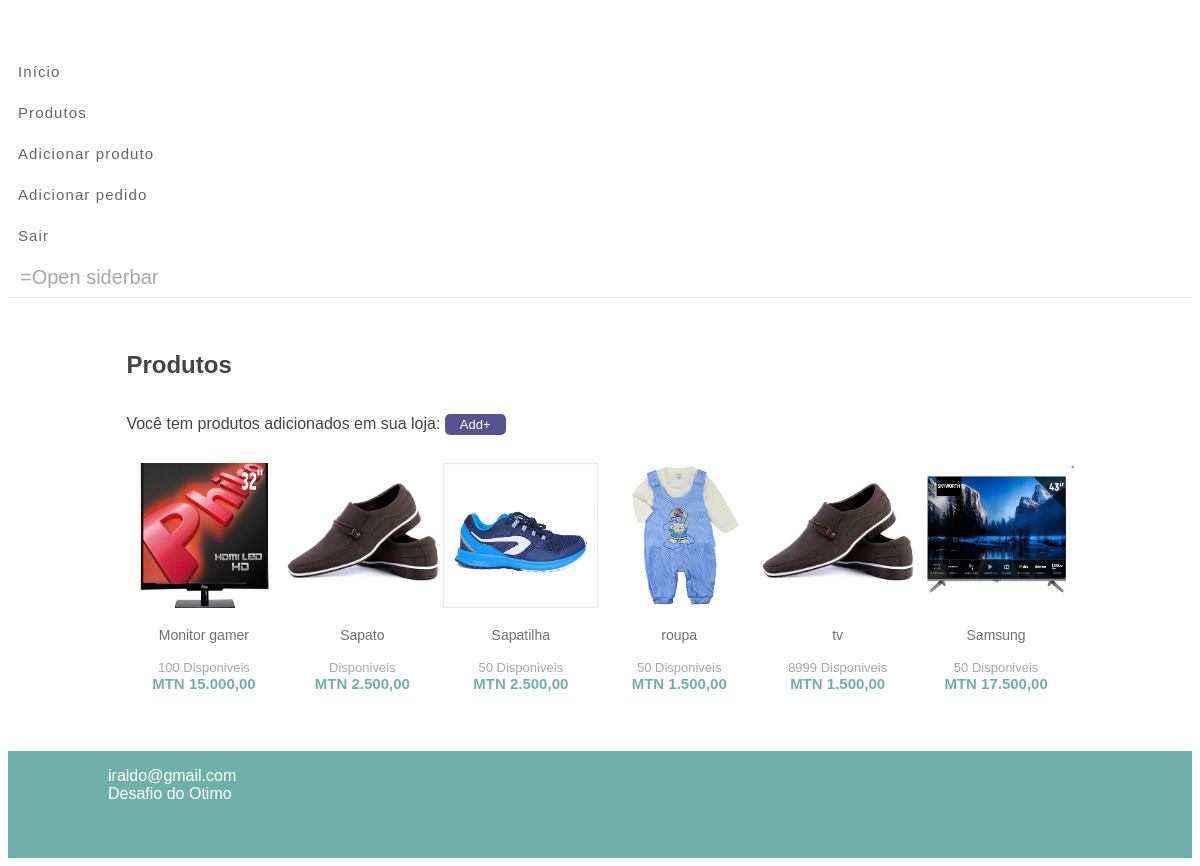
Screenshot of /view/dashboard?login=sucesso (signed in) with the database file from the repository.
### tables this page shows
CREATE TABLE `tb_produto` (
  `id_produto` int(11) NOT NULL,
  `id_usuario` int(11) NOT NULL,
  `photo` varchar(100) NOT NULL,
  `sku` varchar(50) NOT NULL,
  `name` varchar(50) NOT NULL,
  `price` varchar(20) NOT NULL,
  `quantity` varchar(20) NOT NULL,
  `category` varchar(255) NOT NULL,
  `description` mediumtext NOT NULL,
  `status` int(11) NOT NULL
);

### controller/Produto.php (called while the page is built, shortened)
<?php
class Produto
 {
	public function showDashboard()
	{
		$id = $_SESSION['id'];
		include '../model/conexao.php';
		$query = "SELECT COUNT(id_produto) FROM tb_produto WHERE id_usuario='$id'";
		$stmt = $conexao->query($query);
		$totalDeProdutos = $stmt->fetchAll(PDO::FETCH_ASSOC);
		$query = "SELECT * FROM tb_produto";
		$stmt = $conexao->query($query);
		$produtos = $stmt->fetchAll(PDO::FETCH_ASSOC);
		return $produtos;
	}
}

### view/dashboard.php (the view, shortened to what this page needs)
<?php
include 'layout/header.php';
include '../controller/Produto.php';
$produto = new Produto();
$produtos = $produto->showDashboard();
?>
<main class="content">
	<div class="header-list-page">
		<h2 class="title">Produtos</h2>
	</div>
	<div class="infor">
		<p>Você tem <?php $numProdutocts?>  produtos adicionados em sua loja: <a href="cadastrar-produto" class="btn-action">Add+</a></p>
		</div>
	<ul class="product-list">
	<?php foreach ($produtos as $prod) {
		if ($prod['id_usuario'] == $_SESSION['id']) {
			$price = floatval($prod['price']);
			$price = number_format($price, 2, ',', '.');
	?>
		<li>
			<div class="product-image">
				<a href="produto_detalhe">
					<?php if ($prod['photo'] != '') { ?>
						<img src="../upload/<?php echo $prod['photo']; ?>" layout="responsive" width="164" height="145" alt="<?php echo $prod['name']; ?>" />
					<?php } else { ?>
						<img src="../images/semFoto.jpg" layout="responsive" width="164" height="145" />
					<?php } ?>
				</a>
			</div>
			<div class="product-info">
				<div class="product-name">
					<span><?php echo $prod['name']; ?></span>
				</div>
				<div class="product-price">
					<span class="special-price"><?php echo $prod['quantity']; ?> Disponiveis</span><br>
					<span>MTN <?php echo $price; ?></span>
				</div>
			</div>
		</li>
	<?php
		}
	} ?>
	</ul>
</main>
<?php include 'layout/footer.php'; ?>

### view/layout/header.php (shortened to what this page needs)
<!doctype html>
<html>
<head>
<link rel="stylesheet" href="../public/css/style.css">
</head>
<amp-sidebar id="sidebar" class="sample-sidebar" layout="nodisplay" side="left">
    <div>
        <ul>
        <li><a href="dashboard" class="link-menu">Início</a></li>
            <li><a href="produtos" class="link-menu">Produtos</a></li>
            <li><a href="cadastrar-produto.php" class="link-menu">Adicionar produto</a></li>
            <li><a href="pedido" class="link-menu">Adicionar pedido</a></li>
            <li><a href="../model/validar/logout" class="link-menu">Sair</a></li>
        </ul>
    </div>
</amp-sidebar>
<header>
    <div class="go-menu">
        <a on="tap:sidebar.toggle">=Open siderbar</a>
    </div>
</header>

### view/layout/footer.php (shortened to what this page needs)
 <footer>
 	<div class="email-content">
 		<span>iraldo@gmail.com</span><br>
         <span>Desafio do Otimo</span>
 	</div>
 </footer>
 </body>
</body>
</html>

### public/css/style.css (style rules this page uses)
amp-sidebar#sidebar { width: 20%; background: rgba(255, 255, 255, 0.95); padding: 32px 0 0 37px; }
.sample-sidebar ul { padding: 0 15px 0 0; margin: 25px 0 0; list-style: none; text-align: left; }
.sample-sidebar ul li { height: auto; line-height: 41px; }
.sample-sidebar ul li .link-menu { font-size: 15px; color: #666; padding: 5px 10px; letter-spacing: 1.1px; text-decoration: none; }
header { overflow: hidden; border-bottom: 1px solid #e8e8e8; padding: 10px 30px 8px 12px; margin-bottom: 17px; }
.go-menu { float: left; display: -ms-flexbox; display: -webkit-flex; display: flex; }
.go-menu a { font-size: 20px; color: #a7a7a7; margin-right: 18px; }
main { padding: 0 15px; }
.product-list { list-style: none; padding: 0; margin: 30px 0 15px; display: -ms-flexbox; display: -webkit-flex; display: flex; -webkit-flex-wrap: wrap; -ms-flex-wrap: wrap; flex-wrap: wrap; -webkit-justify-content: space-between; -ms-flex-pack: justify; justify-content: space-between; }
.product-list li { margin-bottom: 14px; }
.product-list img { width: 155px; }
.product-list .product-info { text-align: center; }
.product-list .product-info .product-name { font-size: 14px; color: #707070; margin: 15px 20px; }
.product-list .product-info .product-price { font-size: 15px; font-weight: 800; color: #6fb1aa; }
.product-list .product-info .special-price { font-size: 13px; color: #a7a7a7; font-weight: 400; }
.content { width: 80%; margin: 0 auto; padding: 30px 0; }
.header-list-page { display: -webkit-flex; display: -ms-flexbox; display: flex; -webkit-flex-wrap: wrap; flex-wrap: wrap; justify-content: space-between; margin: 0 0 30px 0; }
.title { margin: 6px 0; }
.btn-action { background-color: #0f0d5f; opacity: 70%; border-color: #313030; color: #fff; text-shadow: 1px 1px 0 rgba(0, 0, 0, 0.25); padding: 3px 15px; font-size: 13px; text-decoration: none; border-radius: 5px; }

### view/layout/footer.php (style rules this page uses)
footer { background: #6fb1aa; color: #fff; display: -ms-flexbox; display: -webkit-flex; display: flex; -webkit-justify-content: space-between; -ms-flex-pack: justify; justify-content: space-between; padding: 16px 25px 55px 100px; }

### rows the page displays
tb_produto: photo (picture), name "Monitor gamer", quantity "100", price "15.000,00"
tb_produto: photo (picture), name "Sapato", price "2.500,00"
tb_produto: photo (picture), name "Sapatilha", quantity "50", price "2.500,00"
tb_produto: photo (picture), name "roupa", quantity "50", price "1.500,00"
tb_produto: photo (picture), name "tv", quantity "8999", price "1.500,00"
tb_produto: photo (picture), name "Samsung", quantity "50", price "17.500,00"
